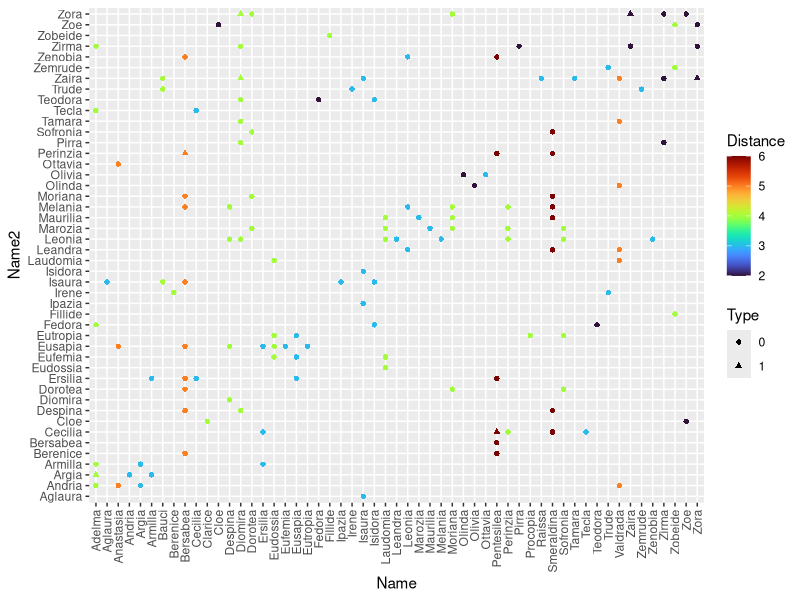
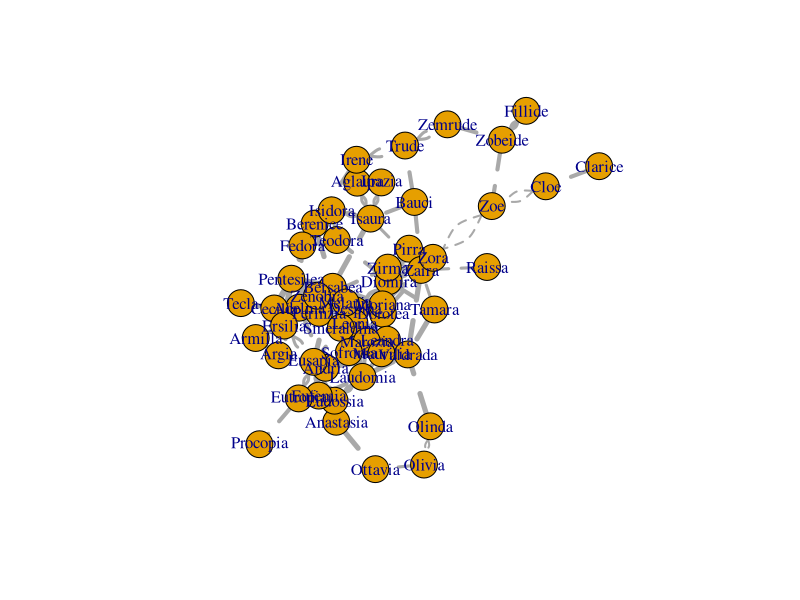

Recreate these plots in R, in order. (Note: this script raises an error after producing the figures.)
library(tidyverse)
library(stringdist)
library(vroom)
library(ggplot2)
library(viridis)
library(igraph)

setwd("~/Documents/R/refactored-happiness/content/post/data")

input <- vroom("citta_invisibili.csv")

ci_comb <- input %>% 
  mutate(Name2 = Name) %>% 
  expand(Name, Name2) %>% 
  full_join(input) %>% 
  full_join(input, by = c("Name2" = "Name")) %>% 
  mutate(Type = as.factor(ifelse(Type.x == Type.y, 1, 0)))%>% 
  select(Name, Name2, Type, Type.x) %>% 
  mutate(Distance = stringdist(Name, Name2, "dl")) %>% 
  filter(Name != Name2) %>% 
  group_by(Name) %>% 
  mutate(Min_Dist = min(Distance)) %>% 
  ungroup() %>% 
  filter(Distance == Min_Dist) %>% 
  mutate(Distance_Inv = 2/Distance)

ggplot(ci_comb, aes(x = Name, y = Name2, shape = Type, color = Distance)) +
  geom_point() +
  scale_color_viridis(option = "turbo") +
  theme(axis.text.x = element_text(angle = 90, hjust = 1, vjust=0.5))

dl_graph <- graph_from_data_frame(ci_comb,
                                  directed = FALSE)

plot(dl_graph, 
     edge.width = E(dl_graph)$Distance,
     edge.lty = (as.numeric(as.factor(E(dl_graph)$Type))+ 1),
     curved = TRUE)

dl_graph2 <- network(ci_comb[!duplicated(t(apply(ci_comb[c("Name", "Name2")], 1, sort))), ], 
                     matrix.type = "edgelist",
                     directed = FALSE)

dl_graph2 %v% "Tipo" = ifelse(unique(ci_comb$Type.x) %in% "Memoria", 
                               "Memoria", 
                               ifelse(unique(ci_comb$Type.x) %in% "Desiderio", 
                                      "Desiderio", 
                                      ifelse(unique(ci_comb$Type.x) %in% "Segni", 
                                             "Segni", 
                                             ifelse(unique(ci_comb$Type.x) %in% "Sottile", 
                                                    "Sottile", 
                                                    ifelse(unique(ci_comb$Type.x) %in% "Scambi", 
                                                           "Scambi", 
                                                           ifelse(unique(ci_comb$Type.x) %in% "Occhi", 
                                                                  "Occhi", 
                                                                  ifelse(unique(ci_comb$Type.x) %in% "Nome", 
                                                                         "Nome", 
                                                                         ifelse(unique(ci_comb$Type.x) %in% "Morti", 
                                                                                "Morti", 
                                                                                ifelse(unique(ci_comb$Type.x) %in% "Cielo", 
                                                                                       "Cielo", 
                                                                                       ifelse(unique(ci_comb$Type.x) %in% "Continua", 
                                                                                              "Continua", 
                                                                                              "Nascosta")
                                                                                       )
                                                                                )
                                                                         )
                                                                  )
                                                           )
                                                    )
                                             )
                                      )
                               )

ggnet2(dl_graph2,
       label = TRUE,
       #edge.label = "Distance",
       edge.size = "Distance_Inv",
       color = "Tipo",
       palette = "Set3",
       edge.color = c("color", "grey50"),
       label.size = 3)
                                  
